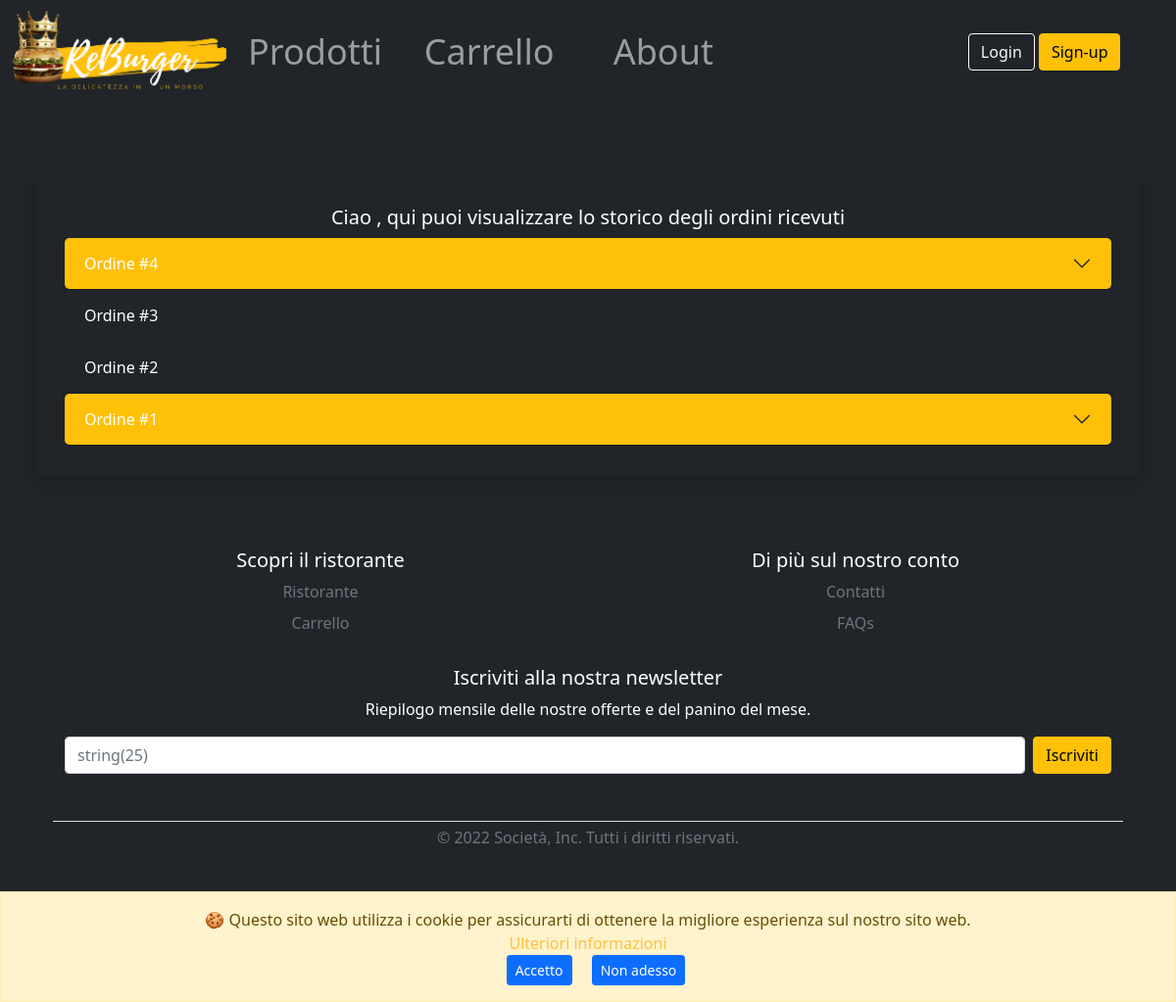
The app's page /ordini.php, older data.
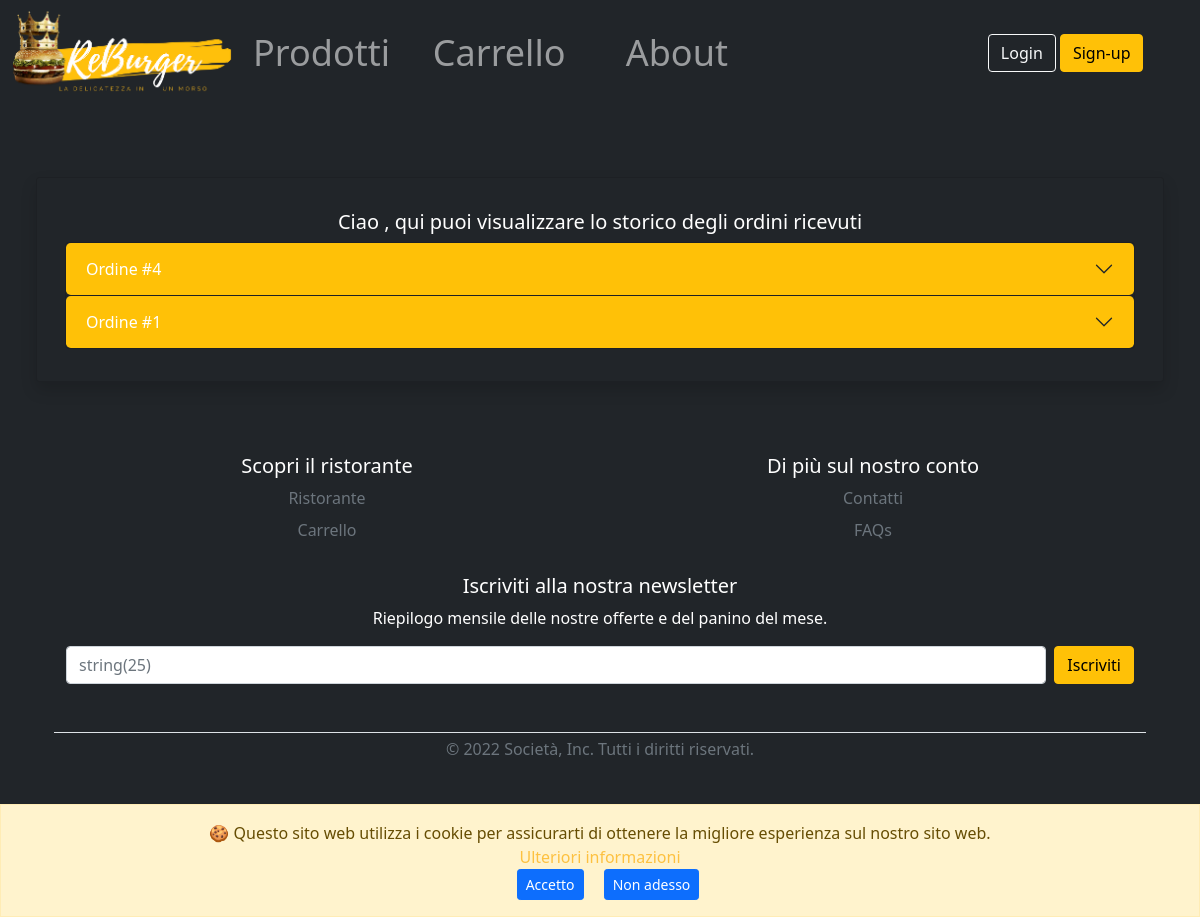
The same page, newer data.
### tables this page shows
CREATE TABLE IF NOT EXISTS `ordine` (
  `idordine` INT NOT NULL AUTO_INCREMENT UNIQUE,
  `utente` INT,
  `prezzo` INT DEFAULT 0,
  `data_ordine` DATE DEFAULT current_timestamp(),
  `ora_ordine` TIME DEFAULT current_timestamp(),
  `stato` INT(1) DEFAULT 0,  
  `pagamento` INT(1) DEFAULT 1,  
  `ora_consegna` TIME,
  PRIMARY KEY (`idordine`));

### ordini.php (called while the page is built, shortened)
<?php
require_once 'bootstrap.php';
$templateParams["titolo"] = "ReBurger - Profilo";
$templateParams["nome"] = "ordini-form.php";
$templateParams["ordine"] = $dbh->getOrdini();
require_once 'template/base.php';
?>

### db/dbHelper.php (called while the page is built, shortened)
<?php
class DatabaseHelper{
    private $db;
    public function __construct($servername, $username, $password, $dbname, $port){
        $this->db = new mysqli($servername, $username, $password, $dbname, $port);
    }
    public function getOrdini(){
        $stmt = $this->db->prepare("SELECT * FROM ordine ORDER BY idordine DESC");
        $stmt->execute();
        $result = $stmt->get_result();
        return $result->fetch_all(MYSQLI_ASSOC);
    }
}
?>

### bootstrap.php (called while the page is built, shortened)
<?php
require_once("db/dbHelper.php");
require_once "utilityFunctions.php";
$dbh = new DatabaseHelper("localhost", "root", "", "reburger", 3306);
?>

### utilityFunctions.php (called while the page is built, shortened)
<?php
require_once 'bootstrap.php';
function createCopyright(){
    $year = date('Y');
    $msg = '&copy; ' . $year;
    return $msg;
}
?>

### template/ordini-form.php (the view, shortened to what this page needs)
<div class="mx-5" id="OrdiniContainer">
    <div class="mt-4 text-white text-center ">
      <div class="row col row-cols-1 row-cols-md-1 g-4">
        <div class="card bg-dark rounded-6 shadow">
              <div class="card-body my-3">
                                <?php if( $templateParams["ordine"]== null):?>
                                  <div class="text-white text-center">
                                    <p class="title display-4 fw-bold text-center">Non sono presenti ordini al momento</p>
                                    <img src="img\Carrellovuoto.png" alt="Non ci sono ordini" style="width:350px "/>
                                </div>
                            </div>
                    <?php else: ?>
                      <h5 class="card-title text-white text-center">Ciao <?php echo strtoupper($_SESSION["username"]); ?>, qui puoi visualizzare lo storico degli ordini ricevuti</h5>
                    <div class="accordion" id="accordionContainer">
                    <?php foreach($templateParams["ordine"] as $ordine) :?>
                      <div class="accordion-item bg-dark">
                        <h2 class="accordion-header" id="heading<?php echo $ordine["idordine"];?>">
                        <?php if($ordine["stato"] == 1 || $ordine["stato"] == 2 || $ordine["stato"] ==3):?>
                          <button class="accordion-button collapsed bg-warning text-white border-0 rounded-3" id="btnOrd" type="button" data-bs-toggle="collapse" data-bs-target="#collapse<?php echo $ordine["idordine"];?>" aria-expanded="true" aria-controls="collapse<?php echo $ordine["idordine"];?>">
                            Ordine #<?php echo $ordine["idordine"];?>
                            </button>
                            <?php else:?>
                              <button class="accordion-button collapsed bg-dark text-white border-0 rounded-3" id="btnOrd" type="button" data-bs-toggle="collapse" data-bs-target="#collapse<?php echo $ordine["idordine"];?>" aria-expanded="true" aria-controls="collapse<?php echo $ordine["idordine"];?>">
                            Ordine #<?php echo $ordine["idordine"];?>
                            <?php endif;?>
                          </h2>
              </div>
              <?php endforeach; ?>
          </div>
         </div>
        <?php endif; ?>
        </div>
      </div>
    </div>
</div>

### template/base.php (shortened to what this page needs)
<!DOCTYPE html>
<html lang="it">
    <head>
            <link href="https://cdn.jsdelivr.net/npm/bootstrap@5.1.3/dist/css/bootstrap.min.css" rel="stylesheet">
            <link rel="stylesheet" href="css/styleSmartphone.css">
            <link rel="stylesheet" href="https://cdn.jsdelivr.net/npm/bootstrap-icons@1.8.1/font/bootstrap-icons.css">
    </head>
<body class="bg-dark">
<?php include 'cookie.php'; ?>
<header class="bg-dark text-white d-block">
<?php include 'header.php'; ?>
</header>
    <div class="row mx-4 p-2 pb-0 pe-lg-0 pt-lg-5 justify-content-md-center rounded-3">
</div>
<main>
  <?php
      if(isset($templateParams["nome"])){
          require($templateParams["nome"]);}
  ?>
</main>
<div class="container-md justify-content-center">
<?php include 'footer.php' ?>
</div>
</body>
</html>

### template/cookie.php (shortened to what this page needs)
<div id="cb-cookie-banner" class=" alert alert-warning fade show  text-center mb-0" role="alert" <?php if(isset($_COOKIE["username"])){echo "hidden";}
?> >
  🍪  Questo sito web utilizza i cookie per assicurarti di ottenere la migliore esperienza sul nostro sito web.<?php echo $_SESSION["sceltaCookie"] ?><br>
  <a href="https://www.garanteprivacy.it/faq/cookie" target="blank">Ulteriori informazioni</a> <br>
    <button class="btn btn-primary btn-sm ms-3" value="accetto" onclick="changeBannerState(this.value)"> Accetto </button>
    <button class="btn btn-primary btn-sm ms-3" value="rifiuto" onclick="changeBannerState(this.value)"> Non adesso </button>
</div>

### template/header.php (shortened to what this page needs)
<nav class="navbar navbar-expand-sm bg-dark navbar-dark">
  <div class="col-12 container-fluid justify-content-sm-center">
    <img class="col justify-content-lg-start overflow-hidden" src="img/Logo2.png" alt="ReBurger Logo" onclick='window.location="index.php"'/>
    <?php if(isset($_SESSION["venditore"])){ ?>
    <div class="container-mb col-5 collapse navbar-collapse" id="collapsibleNavbar">
      <ul class="col-12 navbar-nav text-center" style="font-size:3vw;">
        <li class="nav-item col-sm-3 ">
          <a class="nav-link" href="listaProdotti.php">Prodotti</a>
        </li>
        <li class="nav-item col-sm-3">
          <a class="nav-link" href="contatti.php">About</a>
        </li>
        <li class="nav-item col-sm-3">
          <a class="nav-link" href="ordini.php">Ordini</a>
        </li>
        <li class="nav-item col-sm-3">
          <a class="nav-link" href="login.php"><?php echo strtoupper($_SESSION["username"]) ?></a>
        </li>
      </ul>
    </div>
      <div class="container text-lg-center text-sm-end col  d-none d-md-block">
        <button type="button" class="btn btn-outline-warning" onclick='window.location="index.php?logout=1"'>LOGOUT</button>
      </div>
    </div>
  <?php }else { ?>
    <div class="container-mb col-5 collapse navbar-collapse" id="collapsibleNavbar">
      <ul class="col-12 navbar-nav text-center" style="font-size:3vw;">
        <li class="nav-item col-sm-3 ">
          <a class="nav-link" href="menu.php">Prodotti</a>
        </li>
        <li class="nav-item col-sm-3">
          <a class="nav-link" href="carrello.php">Carrello</a>
        </li>
        <li class="nav-item col-sm-3">
          <a class="nav-link" href="contatti.php">About</a>
        </li>
      </ul>
    </div>
    <div class="container text-lg-center text-sm-end col  d-none d-md-block">
      <button type="button" class="btn btn-outline-light" onclick='window.location="login.php"'>Login</button>
      <button type="button" class="btn btn-warning my-2" onclick='window.location="signup.php"'>Sign-up</button>
    </div>
<?php } ?>
</nav>

### template/footer.php (shortened to what this page needs)
<?php
require_once 'utilityFunctions.php';
require_once 'bootstrap.php';
$colFooter = [1 => "Scopri il ristorante", 2 => "Di più sul nostro conto" ];
$footerLink = [
  ["Ristorante","Contatti"],
  ["Carrello", "FAQs"]];
$links=["menu.php","carrello.php","contatti.php","faqs.php"];
$i=0;
if(isset($_SESSION["idutente"])){
  $placeholder = $dbh->getEmail($_SESSION["idutente"]);
}else{
  $placeholder = "Inserisci indirizzo email";
}
?>
<footer class="py-5 m-4 text-center text-white">
  <div class="row">
    <?php foreach($colFooter as $num => $titolo):?>
      <div class="col-6">
        <h5><?php echo $titolo?></h5>
        <ul class="nav flex-column">
        <?php foreach ($footerLink as list($group1,$group2)) :?>
          <li class="nav-item mb-2"><a href="<?php echo $links[$i] ?>" class="nav-link p-0 text-muted">
            <?php if($num <2) {
              echo $group1;
            }else{
              echo $group2;
            }
            $i= $i+1;?></a></li>
        <?php endforeach ; ?>
      </ul>
    </div>
  <?php endforeach ;?>
  <div class="col-12 py-4">
    <form action="" id="form1" class="signupform" name="signupform">
      <h5>Iscriviti alla nostra newsletter</h5>
      <p>Riepilogo mensile delle nostre offerte e del panino del mese.</p>
      <div class="d-flex w-100 gap-2">
        <input id="newsletter1" type="text" class="form-control" placeholder="<?php var_dump($placeholder);echo $placeholder;?>">
        <button id="signupNL" class="btn btn-warning" type="submit">Iscriviti</button>
      </div>
    </form>
  </div>
  <div class="col-12 d-block py-1 my-4 border-top">
    <p class="text-center text-muted"><?php echo createCopyright()?> Società, Inc. Tutti i diritti riservati.</p>
  </div>
  <div class="d-flex justify-content-center px-2 ">
    <ul class="list-unstyled d-flex text-white">
      <?php $social = [ "Meta" => '"bi bi-meta"', "Instagram" =>'"bi bi-instagram"', "Twitter" => '"bi bi-twitter"'];
      foreach($social as $nomeSocial => $icona): ?>
      <li class="ms-3"><a class="link-warning" href="#" id=<?php echo $nomeSocial?>><i class=<?php echo $icona?>></i></a></li>
      <?php endforeach; ?>
    </ul>
  </div>
</div>
</footer>

### css/styleSmartphone.css (style rules this page uses)
body> header img { height: 100%; width: 100%; }
header { display: none; }
footer, footer.py-5>div.row { display:inline-flex; }
#cb-cookie-banner { position:fixed; bottom: 0; left: 0; width: 100%; z-index: 999; border-radius: 0; }
.fade { opacity: 1; }
*, *:before, *:after { outline: 1px solid transparent; }
a:link { color: rgb(253, 193, 64); background-color: transparent; text-decoration: none; }
@media only screen and (min-width: 992px) and (max-width: 1211px) { footer, footer.py-5>div.row { display:inline-flex; } }

Row changes from the older to the newer data that the page shows:
removed ordine: idordine "3"
removed ordine: idordine "2"
